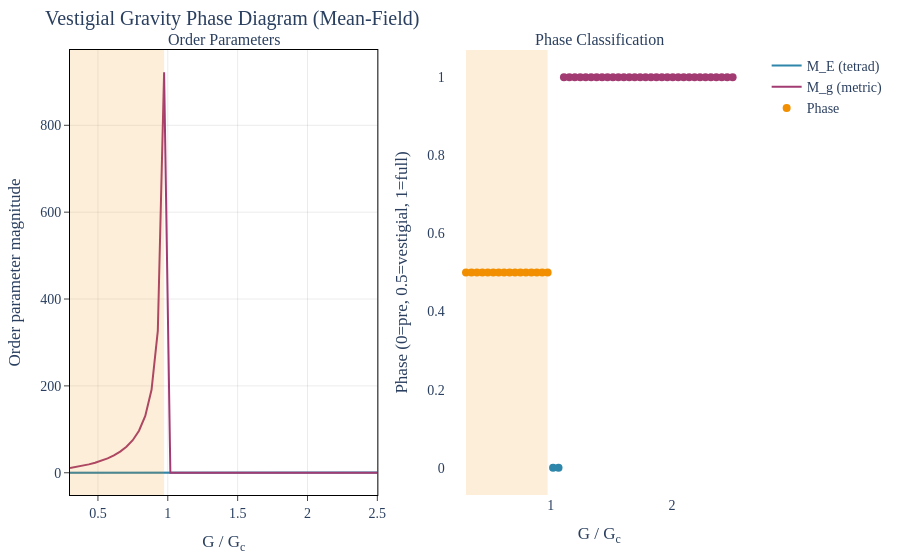

The notebook cell this image was saved under:
### Markdown cell above
## 5. Phase Diagram

The full phase diagram is obtained by scanning the coupling ratio $G/G_c$ and classifying each point by its order parameters.

### Code cell
# viz-ref: fig_vestigial_phase_diagram

# Mean-field phase diagram (fast)
diagram_mf = scan_coupling(
    method="mean_field",
    Lambda=LAMBDA,
    N_f=N_F,
    coupling_range=(0.3, 2.5),
    n_points=50,
)

fig = make_subplots(
    rows=1,
    cols=2,
    subplot_titles=["Order Parameters", "Phase Classification"],
)

fig.add_trace(
    go.Scatter(
        x=diagram_mf.coupling_ratios,
        y=diagram_mf.tetrad_values,
        mode="lines",
        name="M_E (tetrad)",
        line=dict(color=COLORS["Steinhauer"], width=2),
    ),
    row=1,
    col=1,
)

fig.add_trace(
    go.Scatter(
        x=diagram_mf.coupling_ratios,
        y=diagram_mf.metric_values,
        mode="lines",
        name="M_g (metric)",
        line=dict(color=COLORS["Heidelberg"], width=2),
    ),
    row=1,
    col=1,
)

phase_colors_map = {
    "pre_geometric": COLORS["Steinhauer"],
    "vestigial": COLORS["Trento"],
    "full_tetrad": COLORS["Heidelberg"],
}
y_phase = [
    0 if p == "pre_geometric" else (0.5 if p == "vestigial" else 1.0)
    for p in diagram_mf.phases
]

fig.add_trace(
    go.Scatter(
        x=diagram_mf.coupling_ratios,
        y=y_phase,
        mode="markers",
        name="Phase",
        marker=dict(
            color=[phase_colors_map.get(p, "grey") for p in diagram_mf.phases],
            size=8,
        ),
    ),
    row=1,
    col=2,
)

# Mark vestigial window
if diagram_mf.vestigial_exists:
    fig.add_vrect(
        x0=diagram_mf.vestigial_window[0],
        x1=diagram_mf.vestigial_window[1],
        fillcolor=COLORS["Trento"],
        opacity=0.15,
        line_width=0,
        row=1,
        col=1,
    )
    fig.add_vrect(
        x0=diagram_mf.vestigial_window[0],
        x1=diagram_mf.vestigial_window[1],
        fillcolor=COLORS["Trento"],
        opacity=0.15,
        line_width=0,
        row=1,
        col=2,
    )

fig.update_xaxes(title_text="G / G<sub>c</sub>", row=1, col=1)
fig.update_xaxes(title_text="G / G<sub>c</sub>", row=1, col=2)
fig.update_yaxes(title_text="Order parameter magnitude", row=1, col=1)
fig.update_yaxes(title_text="Phase (0=pre, 0.5=vestigial, 1=full)", row=1, col=2)

apply_layout(fig, title="Vestigial Gravity Phase Diagram (Mean-Field)")
fig.show()

display(
    pd.DataFrame(
        [
            {
                "Vestigial phase exists": diagram_mf.vestigial_exists,
                "Window": f"G/G_c in [{diagram_mf.vestigial_window[0]:.3f}, {diagram_mf.vestigial_window[1]:.3f}]",
                "Method": diagram_mf.method,
            }
        ]
    )
)

### Figure 1 — Plotly figure (JSON) as saved in the notebook; plotly's stock layout.template omitted (floating-point values rounded to 4 significant figures)
{"data": [{"line": {"color": "#2E86AB", "width": 2}, "mode": "lines", "name": "M_E (tetrad)", "type": "scatter", "x": [0.3, 0.3449, 0.3898, 0.4347, 0.4796, 0.5245, 0.5694, 0.6143, 0.6592, 0.7041, 0.749, 0.7939, 0.8388, 0.8837, 0.9286, 0.9735, 1.018, 1.063, 1.108, 1.153, 1.198, 1.243, 1.288, 1.333, 1.378, 1.422, 1.467, 1.512, 1.557, 1.602, 1.647, 1.692, 1.737, 1.782, 1.827, 1.871, 1.916, 1.961, 2.006, 2.051, 2.096, 2.141, 2.186, 2.231, 2.276, 2.32, 2.365, 2.41, 2.455, 2.5], "xaxis": "x", "y": [0.0, 0.0, 0.0, 0.0, 0.0, 0.0, 0.0, 0.0, 0.0, 0.0, 0.0, 0.0, 0.0, 0.0, 0.0, 0.0, 0.03876, 0.08098, 0.1119, 0.1379, 0.1609, 0.1817, 0.2009, 0.2187, 0.2354, 0.2511, 0.2661, 0.2803, 0.2938, 0.3068, 0.3193, 0.3313, 0.3428, 0.354, 0.3647, 0.3752, 0.3853, 0.3951, 0.4046, 0.4139, 0.423, 0.4318, 0.4404, 0.4487, 0.4569, 0.4649, 0.4727, 0.4804, 0.4879, 0.4952], "yaxis": "y"}, {"line": {"color": "#A23B72", "width": 2}, "mode": "lines", "name": "M_g (metric)", "type": "scatter", "x": [0.3, 0.3449, 0.3898, 0.4347, 0.4796, 0.5245, 0.5694, 0.6143, 0.6592, 0.7041, 0.749, 0.7939, 0.8388, 0.8837, 0.9286, 0.9735, 1.018, 1.063, 1.108, 1.153, 1.198, 1.243, 1.288, 1.333, 1.378, 1.422, 1.467, 1.512, 1.557, 1.602, 1.647, 1.692, 1.737, 1.782, 1.827, 1.871, 1.916, 1.961, 2.006, 2.051, 2.096, 2.141, 2.186, 2.231, 2.276, 2.32, 2.365, 2.41, 2.455, 2.5], "xaxis": "x", "y": [10.77, 13.23, 16.05, 19.33, 23.16, 27.72, 33.23, 40.03, 48.61, 59.8, 74.99, 96.8, 130.8, 190.9, 326.7, 922.2, 0.001502, 0.006557, 0.01252, 0.01901, 0.02588, 0.03302, 0.04035, 0.04782, 0.05541, 0.06307, 0.0708, 0.07856, 0.08634, 0.09414, 0.1019, 0.1097, 0.1175, 0.1253, 0.133, 0.1408, 0.1484, 0.1561, 0.1637, 0.1713, 0.1789, 0.1864, 0.1939, 0.2014, 0.2088, 0.2161, 0.2235, 0.2308, 0.238, 0.2452], "yaxis": "y"}, {"marker": {"color": ["#F18F01", "#F18F01", "#F18F01", "#F18F01", "#F18F01", "#F18F01", "#F18F01", "#F18F01", "#F18F01", "#F18F01", "#F18F01", "#F18F01", "#F18F01", "#F18F01", "#F18F01", "#F18F01", "#2E86AB", "#2E86AB", "#A23B72", "#A23B72", "#A23B72", "#A23B72", "#A23B72", "#A23B72", "#A23B72", "#A23B72", "#A23B72", "#A23B72", "#A23B72", "#A23B72", "#A23B72", "#A23B72", "#A23B72", "#A23B72", "#A23B72", "#A23B72", "#A23B72", "#A23B72", "#A23B72", "#A23B72", "#A23B72", "#A23B72", "#A23B72", "#A23B72", "#A23B72", "#A23B72", "#A23B72", "#A23B72", "#A23B72", "#A23B72"], "size": 8}, "mode": "markers", "name": "Phase", "type": "scatter", "x": [0.3, 0.3449, 0.3898, 0.4347, 0.4796, 0.5245, 0.5694, 0.6143, 0.6592, 0.7041, 0.749, 0.7939, 0.8388, 0.8837, 0.9286, 0.9735, 1.018, 1.063, 1.108, 1.153, 1.198, 1.243, 1.288, 1.333, 1.378, 1.422, 1.467, 1.512, 1.557, 1.602, 1.647, 1.692, 1.737, 1.782, 1.827, 1.871, 1.916, 1.961, 2.006, 2.051, 2.096, 2.141, 2.186, 2.231, 2.276, 2.32, 2.365, 2.41, 2.455, 2.5], "xaxis": "x2", "y": [0.5, 0.5, 0.5, 0.5, 0.5, 0.5, 0.5, 0.5, 0.5, 0.5, 0.5, 0.5, 0.5, 0.5, 0.5, 0.5, 0, 0, 1, 1, 1, 1, 1, 1, 1, 1, 1, 1, 1, 1, 1, 1, 1, 1, 1, 1, 1, 1, 1, 1, 1, 1, 1, 1, 1, 1, 1, 1, 1, 1], "yaxis": "y2"}], "layout": {"annotations": [{"font": {"size": 16}, "showarrow": false, "text": "Order Parameters", "x": 0.225, "xanchor": "center", "xref": "paper", "y": 1, "yanchor": "bottom", "yref": "paper"}, {"font": {"size": 16}, "showarrow": false, "text": "Phase Classification", "x": 0.775, "xanchor": "center", "xref": "paper", "y": 1, "yanchor": "bottom", "yref": "paper"}], "font": {"family": "CMU Serif, Computer Modern, Times New Roman, serif", "size": 14}, "margin": {"b": 60, "l": 70, "r": 30, "t": 50}, "paper_bgcolor": "white", "plot_bgcolor": "white", "shapes": [{"fillcolor": "#F18F01", "line": {"width": 0}, "opacity": 0.15, "type": "rect", "x0": 0.3, "x1": 0.9735, "xref": "x", "y0": 0, "y1": 1, "yref": "y domain"}, {"fillcolor": "#F18F01", "line": {"width": 0}, "opacity": 0.15, "type": "rect", "x0": 0.3, "x1": 0.9735, "xref": "x2", "y0": 0, "y1": 1, "yref": "y2 domain"}], "title": {"text": "Vestigial Gravity Phase Diagram (Mean-Field)"}, "xaxis": {"anchor": "y", "domain": [0, 0.45], "gridcolor": "rgba(0,0,0,0.08)", "linecolor": "black", "linewidth": 1, "mirror": true, "showgrid": true, "showline": true, "ticks": "outside", "title": {"text": "G / G<sub>c</sub>"}, "zeroline": true, "zerolinecolor": "rgba(0,0,0,0.2)"}, "xaxis2": {"anchor": "y2", "domain": [0.55, 1], "title": {"text": "G / G<sub>c</sub>"}}, "yaxis": {"anchor": "x", "domain": [0, 1], "gridcolor": "rgba(0,0,0,0.08)", "linecolor": "black", "linewidth": 1, "mirror": true, "showgrid": true, "showline": true, "ticks": "outside", "title": {"text": "Order parameter magnitude"}, "zeroline": true, "zerolinecolor": "rgba(0,0,0,0.2)"}, "yaxis2": {"anchor": "x2", "domain": [0, 1], "title": {"text": "Phase (0=pre, 0.5=vestigial, 1=full)"}}}}
